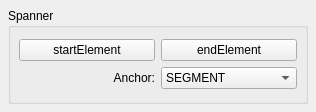
<?xml version="1.0" encoding="UTF-8"?>
<ui version="4.0">
 <class>SpannerBase</class>
 <widget class="QWidget" name="SpannerBase">
  <property name="geometry">
   <rect>
    <x>0</x>
    <y>0</y>
    <width>316</width>
    <height>112</height>
   </rect>
  </property>
  <property name="windowTitle">
   <string>Form</string>
  </property>
  <layout class="QVBoxLayout">
   <property name="spacing">
    <number>6</number>
   </property>
   <property name="margin">
    <number>8</number>
   </property>
   <item>
    <widget class="QGroupBox" name="groupBox">
     <property name="title">
      <string notr="true" comment="do not translate">Spanner</string>
     </property>
     <property name="flat">
      <bool>false</bool>
     </property>
     <layout class="QVBoxLayout">
      <property name="spacing">
       <number>6</number>
      </property>
      <property name="margin">
       <number>8</number>
      </property>
      <item>
       <layout class="QGridLayout" name="gridLayout">
        <property name="topMargin">
         <number>0</number>
        </property>
        <property name="bottomMargin">
         <number>0</number>
        </property>
        <item row="0" column="0">
         <widget class="QPushButton" name="startElement">
          <property name="toolTip">
           <string notr="true"/>
          </property>
          <property name="text">
           <string notr="true" comment="do not translate">startElement</string>
          </property>
         </widget>
        </item>
        <item row="0" column="1">
         <widget class="QPushButton" name="endElement">
          <property name="toolTip">
           <string notr="true"/>
          </property>
          <property name="text">
           <string notr="true" comment="do not translate">endElement</string>
          </property>
         </widget>
        </item>
        <item row="1" column="1">
         <widget class="QComboBox" name="anchor">
          <item>
           <property name="text">
            <string notr="true">SEGMENT</string>
           </property>
          </item>
          <item>
           <property name="text">
            <string notr="true">MEASURE</string>
           </property>
          </item>
         </widget>
        </item>
        <item row="1" column="0">
         <widget class="QLabel" name="label">
          <property name="text">
           <string notr="true">Anchor:</string>
          </property>
          <property name="alignment">
           <set>Qt::AlignRight|Qt::AlignTrailing|Qt::AlignVCenter</set>
          </property>
         </widget>
        </item>
       </layout>
      </item>
     </layout>
    </widget>
   </item>
  </layout>
 </widget>
 <resources/>
 <connections/>
</ui>
